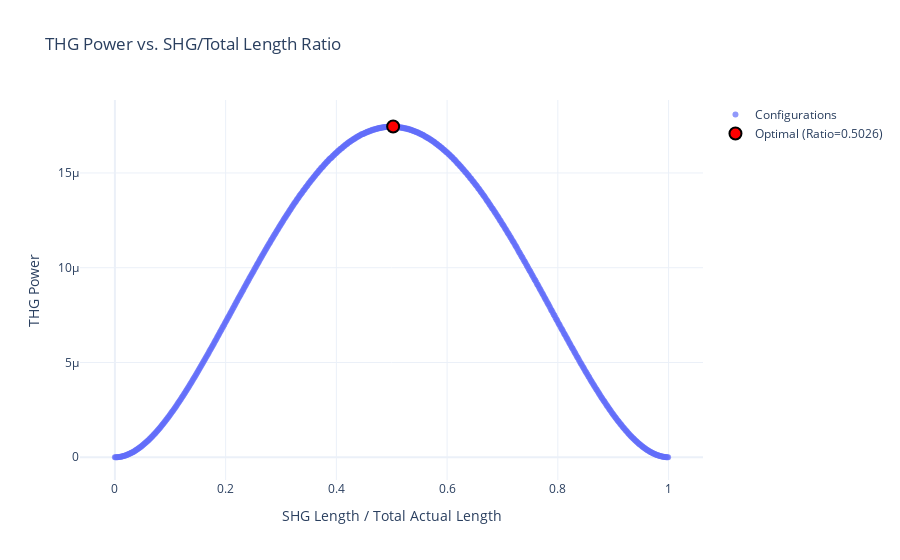
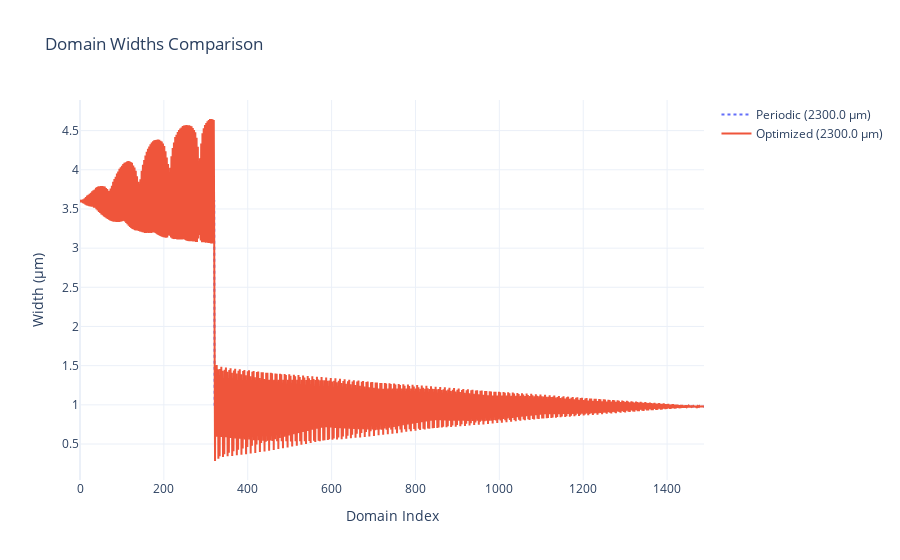
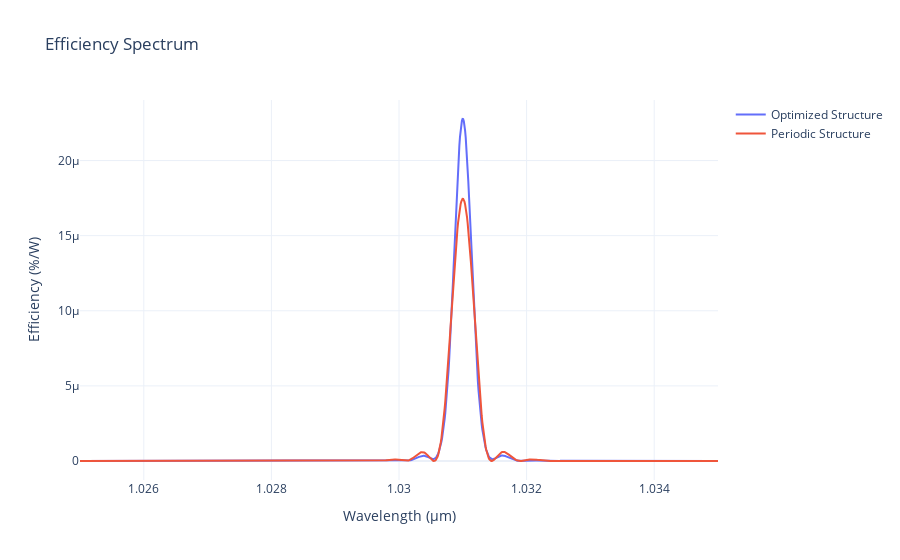
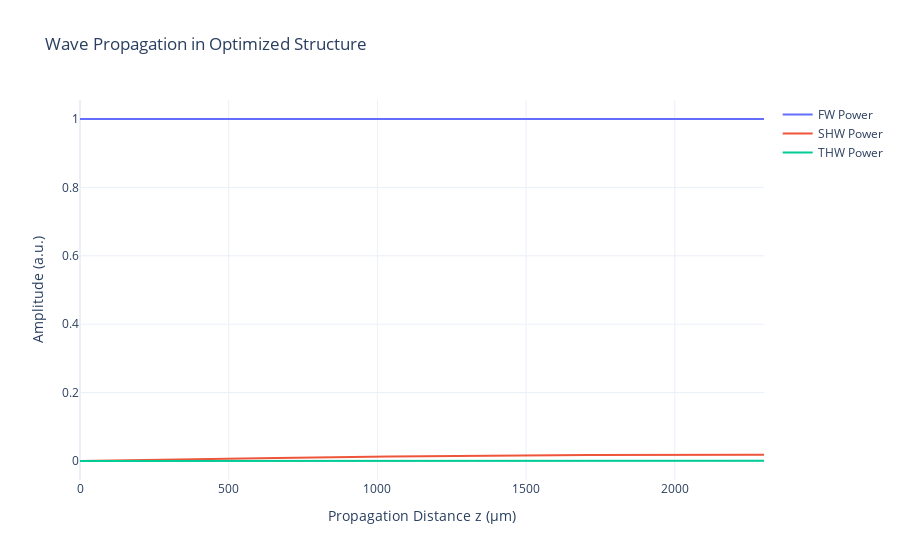

The code cell stored with these charts, in order, in its notebook:
### Code cell
from dataclasses import dataclass, field
from pathlib import Path
from typing import Any

import jax
import jax.numpy as jnp
import plotly.graph_objects as go
from jax import jit, vmap

from qpm import cwes, mgoslt

jax.config.update("jax_enable_x64", val=True)

NORO_FACTOR = 100 * 1.07 / 2.84


@dataclass(frozen=True)
class SimulationConfig:
    """Configuration parameters for the THG simulation."""

    total_length: float = 2.3e3  # µm
    design_wl: float = 1.031  # µm
    design_temp: float = 70.0  # °C
    kappa_mag: float = 1.31e-5 / (2 / jnp.pi)
    b_initial: jax.Array = field(default_factory=lambda: jnp.array([1.0, 0.0, 0.0], dtype=jnp.complex128))


def get_phase_mismatches(config: SimulationConfig) -> tuple[float, float]:
    """Calculates phase mismatches at the design wavelength and temperature."""
    delta_k1 = mgoslt.calc_twm_delta_k(config.design_wl, config.design_wl, config.design_temp)
    delta_k2 = mgoslt.calc_twm_delta_k(config.design_wl, config.design_wl / 2, config.design_temp)
    return delta_k1, delta_k2


def build_simulation_inputs(
    total_length: float,
    shg_domain_width: float,
    sfg_domain_width: float,
    max_total_domains: int,
    kappa_mag: float,
) -> tuple[jax.Array, jax.Array, jax.Array, jax.Array]:
    """Generates batched inputs for every valid SHG/SFG domain configuration."""
    # 1. Generate all potential domain counts
    shg_counts = jnp.arange(jnp.floor(total_length / shg_domain_width).astype(jnp.int32) + 1)
    sfg_counts = jnp.floor((total_length - shg_counts * shg_domain_width) / sfg_domain_width).astype(jnp.int32)
    total_counts = shg_counts + sfg_counts

    # 2. Filter for valid configurations where there's at least one domain
    valid_mask = (sfg_counts >= 0) & (total_counts > 0)
    shg_counts, sfg_counts, total_counts = shg_counts[valid_mask], sfg_counts[valid_mask], total_counts[valid_mask]

    # 3. Build batched inputs using vectorized operations
    domain_indices = jnp.arange(max_total_domains)
    is_shg_domain = domain_indices < shg_counts[:, None]
    is_sfg_domain = (domain_indices >= shg_counts[:, None]) & (domain_indices < total_counts[:, None])
    is_active_domain = domain_indices < total_counts[:, None]

    batched_widths = jnp.where(is_shg_domain, shg_domain_width, jnp.where(is_sfg_domain, sfg_domain_width, 0.0))

    base_kappas = kappa_mag * jnp.power(-1, domain_indices)
    batched_kappa_vals = jnp.where(is_active_domain, base_kappas, 0.0)

    return batched_widths, batched_kappa_vals, shg_counts, sfg_counts


def run_discrete_search(config: SimulationConfig) -> dict[str, Any]:
    """Finds the optimal SHG/SFG domain configuration."""
    dk1, dk2 = get_phase_mismatches(config)
    shg_w = jnp.pi / dk1
    sfg_w = jnp.pi / dk2

    max_domains = int(config.total_length / min(shg_w, sfg_w))
    widths, kappas, shg_counts, sfg_counts = build_simulation_inputs(config.total_length, shg_w, sfg_w, max_domains, config.kappa_mag)

    simulate = jit(vmap(cwes.simulate_twm, in_axes=(0, 0, None, None, None)))
    b_finals = simulate(widths, kappas, dk1, dk2, config.b_initial)

    thg_powers = jnp.abs(b_finals[:, 2]) ** 2 * NORO_FACTOR
    thg_powers.block_until_ready()

    best_idx = jnp.argmax(thg_powers)

    shg_len = shg_counts[best_idx] * shg_w
    sfg_len = sfg_counts[best_idx] * sfg_w
    actual_len = shg_len + sfg_len

    return {
        "powers": thg_powers,
        "shg_counts": shg_counts,
        "sfg_counts": sfg_counts,
        "shg_w": shg_w,
        "sfg_w": sfg_w,
        "best_idx": best_idx,
        "max_power": thg_powers[best_idx],
        "optimal_ratio": shg_len / actual_len,
        "actual_len": actual_len,
    }


def plot_thg_dependence(search_results: dict[str, Any]) -> None:
    """Plots THG power vs SHG/Total ratio."""
    shg_lens = search_results["shg_counts"] * search_results["shg_w"]
    sfg_lens = search_results["sfg_counts"] * search_results["sfg_w"]
    ratios = shg_lens / (shg_lens + sfg_lens)
    best_idx = search_results["best_idx"]

    fig = go.Figure()
    fig.add_trace(go.Scatter(x=ratios, y=search_results["powers"], mode="markers", marker={"size": 6, "opacity": 0.7}, name="Configurations"))
    fig.add_trace(
        go.Scatter(
            x=[ratios[best_idx]],
            y=[search_results["powers"][best_idx]],
            mode="markers",
            marker={"size": 12, "color": "red", "line": {"width": 2, "color": "black"}},
            name=f"Optimal (Ratio={ratios[best_idx]:.4f})",
        ),
    )
    fig.update_layout(
        title="THG Power vs. SHG/Total Length Ratio",
        xaxis_title="SHG Length / Total Actual Length",
        yaxis_title="THG Power",
        template="plotly_white",
    )
    fig.show()


def plot_domain_comparison(optimized_widths: jax.Array, periodic_widths: jax.Array) -> None:
    """Plots domain widths before and after optimization."""
    fig = go.Figure()
    fig.add_trace(go.Scatter(y=periodic_widths, name=f"Periodic ({jnp.sum(periodic_widths):.1f} µm)", line={"dash": "dot"}))
    fig.add_trace(go.Scatter(y=optimized_widths, name=f"Optimized ({jnp.sum(optimized_widths):.1f} µm)"))
    fig.update_layout(
        title="Domain Widths Comparison",
        xaxis_title="Domain Index",
        yaxis_title="Width (μm)",
        template="plotly_white",
    )
    fig.show()


def run_spectrum_simulation(config: SimulationConfig, widths: jax.Array, wls: jax.Array) -> jax.Array:
    """Calculates efficiency spectrum for a given structure."""
    dk1s = mgoslt.calc_twm_delta_k(wls, wls, config.design_temp)
    dk2s = mgoslt.calc_twm_delta_k(wls, wls / 2, config.design_temp)

    kappa_vals = config.kappa_mag * jnp.power(-1, jnp.arange(widths.shape[0]))
    batch_simulate = jit(vmap(cwes.simulate_twm, in_axes=(None, None, 0, 0, None)))
    b_finals = batch_simulate(widths, kappa_vals, dk1s, dk2s, config.b_initial)

    return jnp.abs(b_finals[:, 2]) ** 2 * NORO_FACTOR


def plot_efficiency_spectrum(wls: jax.Array, optimized_powers: jax.Array, periodic_powers: jax.Array) -> None:
    """Plots the efficiency spectrum."""
    fig = go.Figure()
    fig.add_trace(go.Scatter(x=wls, y=optimized_powers, name="Optimized Structure"))
    fig.add_trace(go.Scatter(x=wls, y=periodic_powers, name="Periodic Structure"))
    fig.update_layout(
        title="Efficiency Spectrum",
        xaxis_title="Wavelength (μm)",
        yaxis_title="Efficiency (%/W)",
        template="plotly_white",
    )
    fig.show()


def plot_propagation_trace(config: SimulationConfig, optimized_widths: jax.Array) -> None:
    """Calculates and plots wave propagation trace."""
    dk1, dk2 = get_phase_mismatches(config)
    kappa_vals = config.kappa_mag * jnp.power(-1, jnp.arange(optimized_widths.shape[0]))

    _, full_trace = cwes.simulate_twm_with_trace(optimized_widths, kappa_vals, jnp.array(dk1), jnp.array(dk2), config.b_initial)

    z = jnp.concatenate([jnp.array([0.0]), jnp.cumsum(optimized_widths)])
    fw_amp = jnp.abs(full_trace[:, 0])
    shw_amp = jnp.abs(full_trace[:, 1])
    thw_amp = jnp.abs(full_trace[:, 2])

    fig = go.Figure()
    fig.add_trace(go.Scatter(x=z, y=fw_amp, name="FW Power"))
    fig.add_trace(go.Scatter(x=z, y=shw_amp, name="SHW Power"))
    fig.add_trace(go.Scatter(x=z, y=thw_amp, name="THW Power"))
    fig.update_layout(
        title="Wave Propagation in Optimized Structure",
        xaxis_title="Propagation Distance z (μm)",
        yaxis_title="Amplitude (a.u.)",
        template="plotly_white",
    )
    fig.show()


def main() -> None:
    """Main execution block."""
    config = SimulationConfig()

    # 1. Discrete search
    print(f"Total Device Length: {config.total_length:.2f} µm")
    search_res = run_discrete_search(config)
    print("---")
    print(f"Optimal SHG/Total Length Ratio: {search_res['optimal_ratio']:.4f}")
    print(f"Optimal SHG Domains: {search_res['shg_counts'][search_res['best_idx']]}")
    print(f"Optimal SFG Domains: {search_res['sfg_counts'][search_res['best_idx']]}")
    print(f"Actual Device Length in Optimal Config: {search_res['actual_len']:.2f} µm")
    print(f"Max Power: {search_res['max_power']}")

    plot_thg_dependence(search_res)

    # 2. Compare structures
    opt_num_shg = int(search_res["shg_counts"][search_res["best_idx"]])
    opt_num_sfg = int(search_res["sfg_counts"][search_res["best_idx"]])
    periodic_widths = jnp.concatenate([jnp.full(opt_num_shg, search_res["shg_w"]), jnp.full(opt_num_sfg, search_res["sfg_w"])])
    dataset_path = Path("../datasets") / "optimized_thg_2000_1489_e4.npy"
    optimized_widths = jnp.load(dataset_path)

    plot_domain_comparison(optimized_widths, periodic_widths)

    # 3. Efficiency spectrum
    wls = jnp.linspace(1.025, 1.035, 1000)
    pow_periodic = run_spectrum_simulation(config, periodic_widths, wls)
    pow_optimized = run_spectrum_simulation(config, optimized_widths, wls)

    periodic_len = jnp.sum(periodic_widths)
    optimized_len = jnp.sum(optimized_widths)
    print(f"Periodic structure max power / (length)^2: {jnp.max(pow_periodic) / periodic_len**2}")
    print(f"Optimized structure max power / (length)^2: {jnp.max(pow_optimized) / optimized_len**2}")

    plot_efficiency_spectrum(wls, pow_optimized, pow_periodic)

    # 4. Propagation trace
    plot_propagation_trace(config, optimized_widths)


if __name__ == "__main__":
    main()

### Figure 1 — Plotly figure (JSON) as saved in the notebook; plotly's stock layout.template omitted (floating-point values rounded to 4 significant figures; data arrays with more than 128 entries replaced by an {"elided": "..."} marker saying what was removed)
{"data": [{"marker": {"opacity": 0.7, "size": 6}, "mode": "markers", "name": "Configurations", "type": "scatter", "x": {"elided": "639 float values"}, "y": {"elided": "639 float values"}}, {"marker": {"color": "red", "line": {"color": "black", "width": 2}, "size": 12}, "mode": "markers", "name": "Optimal (Ratio=0.5026)", "type": "scatter", "x": [0.5026], "y": [1.745e-05]}], "layout": {"title": {"text": "THG Power vs. SHG/Total Length Ratio"}, "xaxis": {"title": {"text": "SHG Length / Total Actual Length"}}, "yaxis": {"title": {"text": "THG Power"}}}}

### Figure 2 — Plotly figure (JSON) as saved in the notebook; plotly's stock layout.template omitted (floating-point values rounded to 4 significant figures; data arrays with more than 128 entries replaced by an {"elided": "..."} marker saying what was removed)
{"data": [{"line": {"dash": "dot"}, "name": "Periodic (2300.0 µm)", "type": "scatter", "y": {"elided": "1489 float values"}}, {"name": "Optimized (2300.0 µm)", "type": "scatter", "y": {"elided": "1489 float values"}}], "layout": {"title": {"text": "Domain Widths Comparison"}, "xaxis": {"title": {"text": "Domain Index"}}, "yaxis": {"title": {"text": "Width (μm)"}}}}

### Figure 3 — Plotly figure (JSON) as saved in the notebook; plotly's stock layout.template omitted (floating-point values rounded to 4 significant figures; data arrays with more than 128 entries replaced by an {"elided": "..."} marker saying what was removed)
{"data": [{"name": "Optimized Structure", "type": "scatter", "x": {"elided": "1000 float values"}, "y": {"elided": "1000 float values"}}, {"name": "Periodic Structure", "type": "scatter", "x": {"elided": "1000 float values"}, "y": {"elided": "1000 float values"}}], "layout": {"title": {"text": "Efficiency Spectrum"}, "xaxis": {"title": {"text": "Wavelength (μm)"}}, "yaxis": {"title": {"text": "Efficiency (%/W)"}}}}

### Figure 4 — Plotly figure (JSON) as saved in the notebook; plotly's stock layout.template omitted (floating-point values rounded to 4 significant figures; data arrays with more than 128 entries replaced by an {"elided": "..."} marker saying what was removed)
{"data": [{"name": "FW Power", "type": "scatter", "x": {"elided": "1490 float values"}, "y": {"elided": "1490 float values"}}, {"name": "SHW Power", "type": "scatter", "x": {"elided": "1490 float values"}, "y": {"elided": "1490 float values"}}, {"name": "THW Power", "type": "scatter", "x": {"elided": "1490 float values"}, "y": {"elided": "1490 float values"}}], "layout": {"title": {"text": "Wave Propagation in Optimized Structure"}, "xaxis": {"title": {"text": "Propagation Distance z (μm)"}}, "yaxis": {"title": {"text": "Amplitude (a.u.)"}}}}
